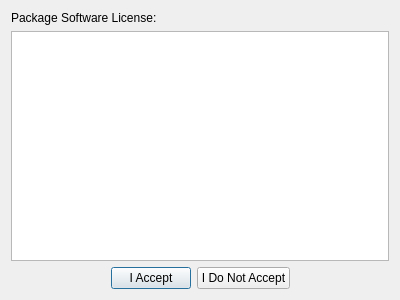
<ui version="4.0" >
 <comment>This file is part of the xTuple ERP: PostBooks Edition, a free and
open source Enterprise Resource Planning software suite,
Copyright (c) 1999-2012 by OpenMFG LLC, d/b/a xTuple.
It is licensed to you under the Common Public Attribution License
version 1.0, the full text of which (including xTuple-specific Exhibits)
is available at www.xtuple.com/CPAL.  By using this software, you agree
to be bound by its terms.</comment>
 <class>LicenseWindow</class>
 <widget class="QDialog" name="LicenseWindow" >
  <property name="geometry" >
   <rect>
    <x>0</x>
    <y>0</y>
    <width>400</width>
    <height>300</height>
   </rect>
  </property>
  <property name="windowTitle" >
   <string>Dialog</string>
  </property>
  <layout class="QVBoxLayout" >
   <item>
    <widget class="QLabel" name="_licenseLit" >
     <property name="text" >
      <string>Package Software License:</string>
     </property>
    </widget>
   </item>
   <item>
    <widget class="QTextEdit" name="_license" >
     <property name="readOnly" >
      <bool>true</bool>
     </property>
    </widget>
   </item>
   <item>
    <layout class="QHBoxLayout" >
     <item>
      <spacer>
       <property name="orientation" >
        <enum>Qt::Horizontal</enum>
       </property>
       <property name="sizeHint" >
        <size>
         <width>40</width>
         <height>20</height>
        </size>
       </property>
      </spacer>
     </item>
     <item>
      <widget class="QPushButton" name="_accept" >
       <property name="text" >
        <string>I Accept</string>
       </property>
      </widget>
     </item>
     <item>
      <widget class="QPushButton" name="_reject" >
       <property name="text" >
        <string>I Do Not Accept</string>
       </property>
      </widget>
     </item>
     <item>
      <spacer>
       <property name="orientation" >
        <enum>Qt::Horizontal</enum>
       </property>
       <property name="sizeHint" >
        <size>
         <width>40</width>
         <height>20</height>
        </size>
       </property>
      </spacer>
     </item>
    </layout>
   </item>
  </layout>
 </widget>
 <resources/>
 <connections>
  <connection>
   <sender>_accept</sender>
   <signal>clicked()</signal>
   <receiver>LicenseWindow</receiver>
   <slot>accept()</slot>
   <hints>
    <hint type="sourcelabel" >
     <x>97</x>
     <y>263</y>
    </hint>
    <hint type="destinationlabel" >
     <x>40</x>
     <y>270</y>
    </hint>
   </hints>
  </connection>
  <connection>
   <sender>_reject</sender>
   <signal>clicked()</signal>
   <receiver>LicenseWindow</receiver>
   <slot>reject()</slot>
   <hints>
    <hint type="sourcelabel" >
     <x>275</x>
     <y>260</y>
    </hint>
    <hint type="destinationlabel" >
     <x>353</x>
     <y>266</y>
    </hint>
   </hints>
  </connection>
 </connections>
</ui>
